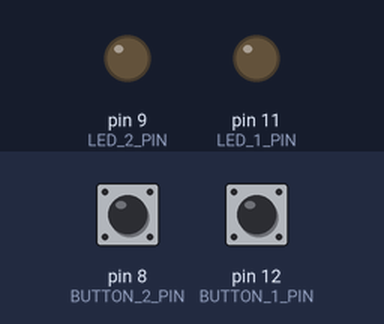
Recording of a sketch running on a simulated Arduino Uno, built with avr-gcc and run on an emulated ATmega328P. On the bench: output pins drawn as LEDs (lit = HIGH). The inputs (shaded band) are chosen by the test bench; at power-on: pin 8 (BUTTON_2_PIN) HIGH, pin 12 (BUTTON_1_PIN) HIGH.

Above: at 1.2 s.
1.3 s: pin 8 (BUTTON_2_PIN) pulled LOW for 0.15 s
At 2.5 s:
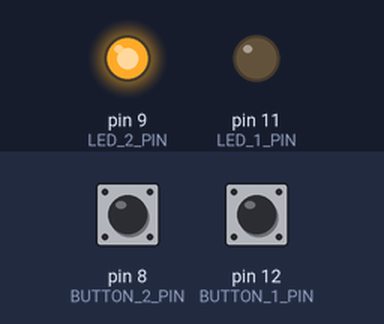
2.9 s: pin 12 (BUTTON_1_PIN) pulled LOW for 0.15 s
At 4.0 s:
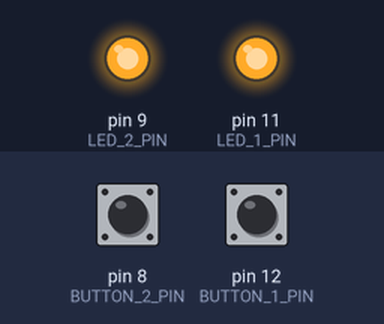
4.5 s: pin 8 (BUTTON_2_PIN) pulled LOW for 1 s
At 5.2 s:
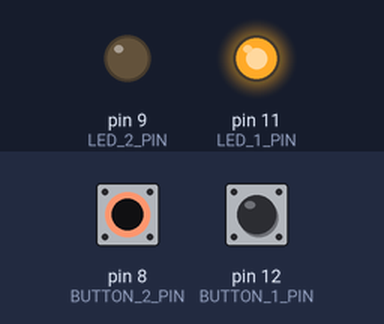
7.0 s: pin 8 (BUTTON_2_PIN) pulled LOW for 3.2 s
At 8.3 s:
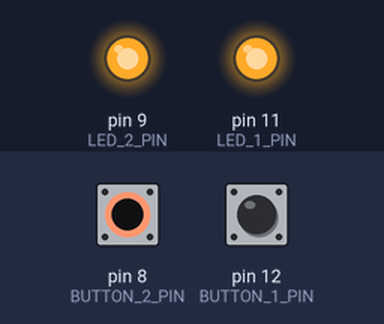
11.7 s: pin 12 (BUTTON_1_PIN) pulled LOW for 1 s
At 13.1 s:
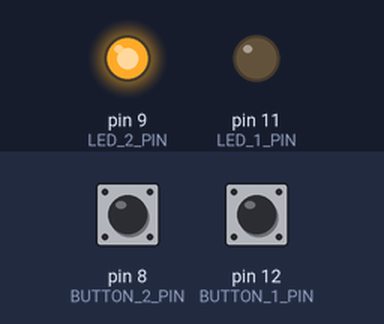
Timing chart, 0 to 14.7 s (numbered marks = the images above; inputs shaded):
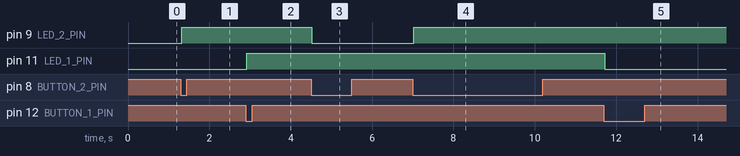

The sketch:

lesson_6.ino
```cpp
/*  Программа sketch_7_2 урока 7
 *  Подключены две кнопки и светодиод
 *  Каждое нажатие кнопки 1 инвертирует состояние светодиода на плате Ардуино
 *  Каждое нажатие кнопки 2 инвертирует состояние светодиода на макетной плате */
#include <MsTimer2.h>

const int LED_1_PIN=11;     // номер вывода светодиода 1 равен 13
const int LED_2_PIN=9;     // номер вывода светодиода 2 равен 10
const int BUTTON_1_PIN=12;  // номер вывода кнопки 1 равен 12
const int BUTTON_2_PIN=8;  // номер вывода кнопки 2 равен 11

// Описание класса обработки сигналов кнопок
class Button {
  public:
    Button(byte pin, byte timeButton);  // описание конструктора
    boolean flagPress;    // признак кнопка сейчас нажата
    boolean flagClick;    // признак кнопка была нажата (клик)
    void scanState();     // метод проверки состояние сигнала
    void  filterAvarage();  // метод фильтрации сигнала по среднему значению
    void setPinTime(byte pin, byte timeButton); // метод установки номера вывода и времени (числа) подтверждения
  private:
    byte _buttonCount;    // счетчик подтверждений стабильного состояния
    byte _timeButton;     // время подтверждения состояния кнопки
    byte _pin;            // номер вывода
};

boolean ledState1;         // переменная состояния светодиода 1
boolean ledState2;         // переменная состояния светодиода 2

Button button1(BUTTON_1_PIN, 12);  // создание объекта для кнопки 1
Button button2(BUTTON_2_PIN, 12);  // создание объекта для кнопки 2

void setup() {
  pinMode(LED_1_PIN, OUTPUT);           // определяем вывод светодиода 1 как выход
  pinMode(LED_2_PIN, OUTPUT);           // определяем вывод светодиода 2 как выход
  MsTimer2::set(2, timerInterupt); // задаем период прерывания по таймеру 2 мс
  MsTimer2::start();              // разрешаем прерывание по таймеру
}

// бесконечный цикл с периодом 2 мс
void loop() {


  // блок управления светодиодом 1
  if ( button1.flagClick == true ) {
    // было нажатие кнопки
    button1.flagClick= false;         // сброс признака клика
    ledState1= ! ledState1;             // инверсия состояния светодиода 1
    digitalWrite(LED_1_PIN, ledState1);  // вывод состояния светодиода 1
  }

  // блок управления светодиодом 2
  if ( button2.flagClick == true ) {
    // было нажатие кнопки
    button2.flagClick= false;         // сброс признака клика
    ledState2= ! ledState2;             // инверсия состояние светодиода 2
    digitalWrite(LED_2_PIN, ledState2);  // вывод состояния светодиода 2
  }

 // delay(2);  // задержка на 2 мс
}

// метод проверки состояния кнопки
// flagPress= true  - нажата
//  flagPress= false - отжата
//  flagClick= true - была нажата (клик)
void Button::scanState() {
  if ( flagPress == (! digitalRead(_pin)) ) {
     // состояние сигнала осталось прежним
     _buttonCount= 0;  // сброс счетчика состояния сигнала
}
  else {
     // состояние сигнала изменилось
     _buttonCount++;   // +1 к счетчику состояния сигнала

     if ( _buttonCount >= _timeButton ) {
      // состояние сигнала не менялось заданное время
      // состояние сигнала стало устойчивым
      flagPress= ! flagPress; // инверсия признака состояния
_buttonCount= 0;  // сброс счетчика состояния сигнала


      if ( flagPress == true ) flagClick= true; // признак клика на нажатие
     }
  }
}

/*// метод установки номера вывода и времени подтверждения
void Button::setPinTime(byte pin, byte timeButton)  {

  _pin= pin;
  _timeButton= timeButton;
  pinMode(_pin, INPUT_PULLUP);  // определяем вывод как вход
}*/
void  timerInterupt(){
  button1.filterAvarage();  // вызов метода сканирования сигнала кнопки 1
  button2.scanState();  // вызов метода сканирования сигнала кнопки 2
  }


void Button::filterAvarage() {

 if ( flagPress != digitalRead(_pin) ) {
     //  состояние кнопки осталось прежним
     if ( _buttonCount != 0 ) _buttonCount--; // счетчик подтверждений - 1 с ограничением на 0
  }
  else {
     // состояние кнопки изменилось
     _buttonCount++;   // +1 к счетчику подтверждений

     if ( _buttonCount >= _timeButton ) {
      // состояние сигнала достигло порога _timeButton
      flagPress= ! flagPress; // инверсия признака состояния
     _buttonCount= 0;  // сброс счетчика подтверждений

      if ( flagPress == true ) flagClick= true; // признак клика кнопки
     }
  }
}

// описание конструктора класса Button
Button::Button(byte pin, byte timeButton) {

  _pin= pin;
  _timeButton= timeButton;
  pinMode(_pin, INPUT_PULLUP);  // определяем вывод как вход
}
```

Measured:
- after the input at 1.3 s, pin 9 (LED_2_PIN): LOW → HIGH at once
- after the input at 2.9 s, pin 11 (LED_1_PIN): LOW → HIGH at once
- after the input at 4.5 s, pin 9 (LED_2_PIN): HIGH → LOW at once
- after the input at 7.0 s, pin 9 (LED_2_PIN): LOW → HIGH at once
- after the input at 11.7 s, pin 11 (LED_1_PIN): HIGH → LOW at once
